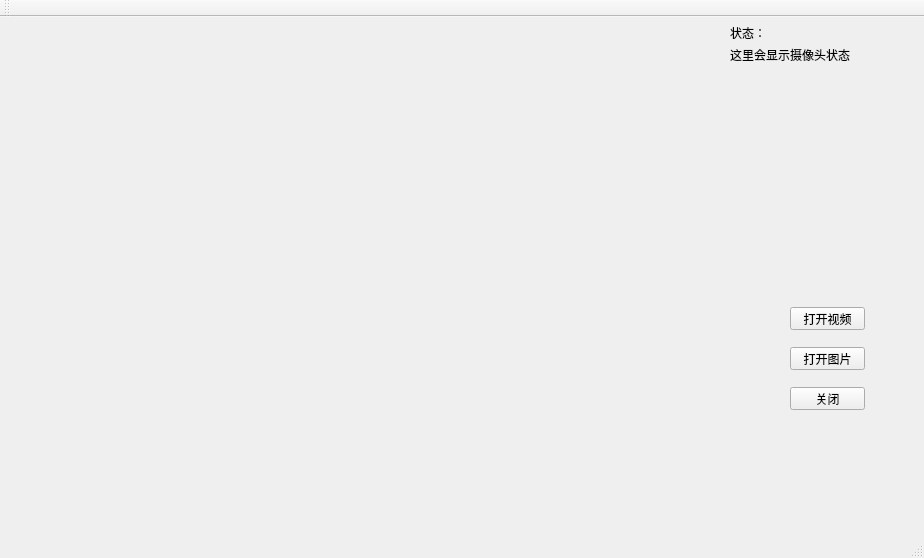
<?xml version="1.0" encoding="UTF-8"?>
<ui version="4.0">
 <class>MainWindowClass</class>
 <widget class="QMainWindow" name="MainWindowClass">
  <property name="geometry">
   <rect>
    <x>0</x>
    <y>0</y>
    <width>924</width>
    <height>558</height>
   </rect>
  </property>
  <property name="windowTitle">
   <string>MainWindow</string>
  </property>
  <widget class="QWidget" name="centralWidget">
   <widget class="QLabel" name="label">
    <property name="geometry">
     <rect>
      <x>13</x>
      <y>11</y>
      <width>701</width>
      <height>501</height>
     </rect>
    </property>
    <property name="text">
     <string/>
    </property>
   </widget>
   <widget class="QPushButton" name="open_image">
    <property name="geometry">
     <rect>
      <x>790</x>
      <y>330</y>
      <width>75</width>
      <height>23</height>
     </rect>
    </property>
    <property name="text">
     <string>打开图片</string>
    </property>
   </widget>
   <widget class="QPushButton" name="close">
    <property name="geometry">
     <rect>
      <x>790</x>
      <y>370</y>
      <width>75</width>
      <height>23</height>
     </rect>
    </property>
    <property name="text">
     <string>关闭</string>
    </property>
   </widget>
   <widget class="QPushButton" name="pushButton">
    <property name="geometry">
     <rect>
      <x>790</x>
      <y>290</y>
      <width>75</width>
      <height>23</height>
     </rect>
    </property>
    <property name="text">
     <string>打开视频</string>
    </property>
   </widget>
   <widget class="QLabel" name="label_2">
    <property name="geometry">
     <rect>
      <x>730</x>
      <y>10</y>
      <width>54</width>
      <height>12</height>
     </rect>
    </property>
    <property name="text">
     <string>状态：</string>
    </property>
   </widget>
   <widget class="QLabel" name="status_out">
    <property name="geometry">
     <rect>
      <x>730</x>
      <y>30</y>
      <width>181</width>
      <height>16</height>
     </rect>
    </property>
    <property name="text">
     <string>这里会显示摄像头状态</string>
    </property>
   </widget>
  </widget>
  <widget class="QMenuBar" name="menuBar">
   <property name="geometry">
    <rect>
     <x>0</x>
     <y>0</y>
     <width>924</width>
     <height>23</height>
    </rect>
   </property>
  </widget>
  <widget class="QToolBar" name="mainToolBar">
   <attribute name="toolBarArea">
    <enum>TopToolBarArea</enum>
   </attribute>
   <attribute name="toolBarBreak">
    <bool>false</bool>
   </attribute>
  </widget>
  <widget class="QStatusBar" name="statusBar"/>
 </widget>
 <layoutdefault spacing="6" margin="11"/>
 <resources>
  <include location="MainWindow.qrc"/>
 </resources>
 <connections>
  <connection>
   <sender>open_image</sender>
   <signal>clicked()</signal>
   <receiver>MainWindowClass</receiver>
   <slot>on_OpenImage_Click()</slot>
   <hints>
    <hint type="sourcelabel">
     <x>814</x>
     <y>378</y>
    </hint>
    <hint type="destinationlabel">
     <x>752</x>
     <y>504</y>
    </hint>
   </hints>
  </connection>
  <connection>
   <sender>close</sender>
   <signal>clicked()</signal>
   <receiver>MainWindowClass</receiver>
   <slot>on_close_click()</slot>
   <hints>
    <hint type="sourcelabel">
     <x>845</x>
     <y>421</y>
    </hint>
    <hint type="destinationlabel">
     <x>840</x>
     <y>519</y>
    </hint>
   </hints>
  </connection>
  <connection>
   <sender>pushButton</sender>
   <signal>clicked()</signal>
   <receiver>MainWindowClass</receiver>
   <slot>on_openVidio_click()</slot>
   <hints>
    <hint type="sourcelabel">
     <x>840</x>
     <y>337</y>
    </hint>
    <hint type="destinationlabel">
     <x>882</x>
     <y>479</y>
    </hint>
   </hints>
  </connection>
 </connections>
 <slots>
  <slot>on_OpenImage_Click()</slot>
  <slot>on_close_click()</slot>
  <slot>on_openVidio_click()</slot>
 </slots>
</ui>
